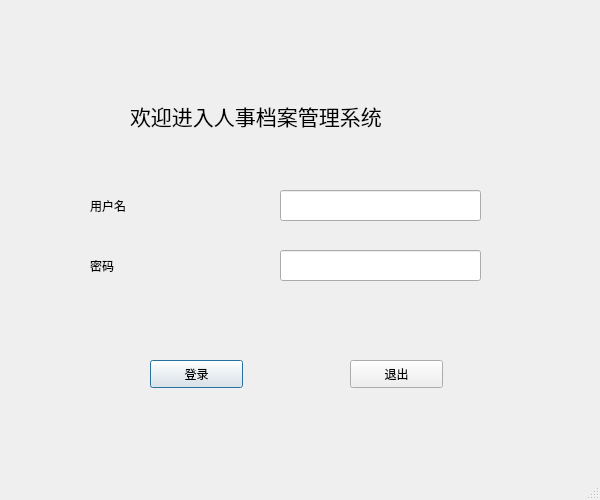
<?xml version="1.0" encoding="UTF-8"?>
<ui version="4.0">
 <class>DialogLogin</class>
 <widget class="QDialog" name="DialogLogin">
  <property name="geometry">
   <rect>
    <x>0</x>
    <y>0</y>
    <width>600</width>
    <height>500</height>
   </rect>
  </property>
  <property name="windowTitle">
   <string>人事档案管理系统</string>
  </property>
  <property name="sizeGripEnabled">
   <bool>true</bool>
  </property>
  <widget class="QLabel" name="label">
   <property name="geometry">
    <rect>
     <x>130</x>
     <y>80</y>
     <width>371</width>
     <height>71</height>
    </rect>
   </property>
   <property name="font">
    <font>
     <family>Agency FB</family>
     <pointsize>16</pointsize>
    </font>
   </property>
   <property name="text">
    <string>欢迎进入人事档案管理系统</string>
   </property>
  </widget>
  <widget class="QLabel" name="label_2">
   <property name="geometry">
    <rect>
     <x>90</x>
     <y>190</y>
     <width>51</width>
     <height>31</height>
    </rect>
   </property>
   <property name="text">
    <string>用户名</string>
   </property>
  </widget>
  <widget class="QLabel" name="label_3">
   <property name="geometry">
    <rect>
     <x>90</x>
     <y>250</y>
     <width>51</width>
     <height>31</height>
    </rect>
   </property>
   <property name="text">
    <string>密码</string>
   </property>
  </widget>
  <widget class="QPushButton" name="pushButton_login">
   <property name="geometry">
    <rect>
     <x>150</x>
     <y>360</y>
     <width>93</width>
     <height>28</height>
    </rect>
   </property>
   <property name="text">
    <string>登录</string>
   </property>
   <property name="default">
    <bool>true</bool>
   </property>
  </widget>
  <widget class="QPushButton" name="pushButton_exit">
   <property name="geometry">
    <rect>
     <x>350</x>
     <y>360</y>
     <width>93</width>
     <height>28</height>
    </rect>
   </property>
   <property name="text">
    <string>退出</string>
   </property>
  </widget>
  <widget class="QLineEdit" name="lineEdit_password">
   <property name="geometry">
    <rect>
     <x>280</x>
     <y>250</y>
     <width>201</width>
     <height>31</height>
    </rect>
   </property>
  </widget>
  <widget class="QLineEdit" name="lineEdit_user">
   <property name="geometry">
    <rect>
     <x>280</x>
     <y>190</y>
     <width>201</width>
     <height>31</height>
    </rect>
   </property>
  </widget>
 </widget>
 <resources/>
 <connections>
  <connection>
   <sender>pushButton_exit</sender>
   <signal>clicked()</signal>
   <receiver>DialogLogin</receiver>
   <slot>close()</slot>
   <hints>
    <hint type="sourcelabel">
     <x>396</x>
     <y>383</y>
    </hint>
    <hint type="destinationlabel">
     <x>462</x>
     <y>410</y>
    </hint>
   </hints>
  </connection>
 </connections>
</ui>
